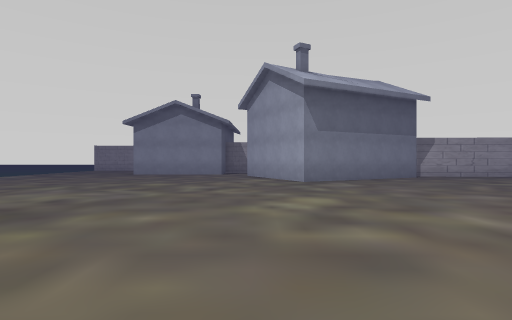
View 1 (above)

24 first-person views from a walk through a scene from a Unity 3-D project. The camera is 1.3 m above the floor, looks level and sees 80° across. The floor is counted in squares, 2 m on a side. Each view is taken from the middle of a square. On the plan, view 1 faces up. The plan holds only what a view shows up to about 10 squares ahead; the rest is blank. The place goes on beyond the plan. The player is left out. Some surface patterns are stand-ins.

View 2
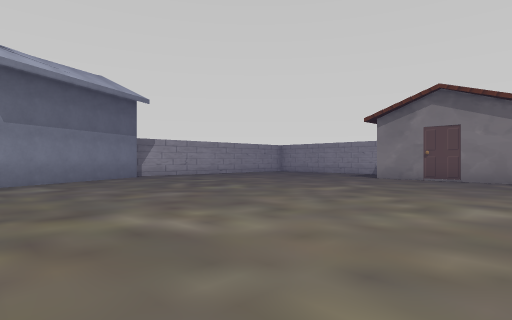

View 3
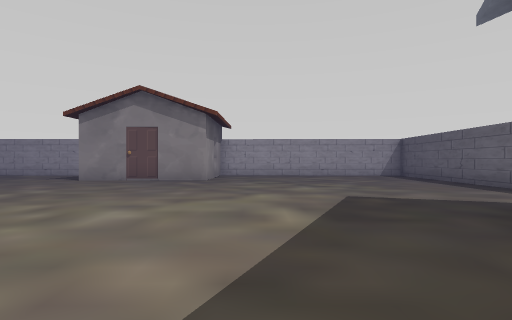

View 4
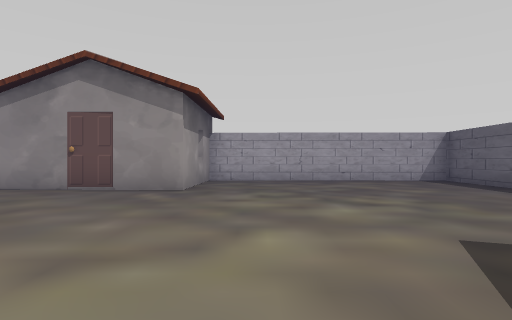

View 5
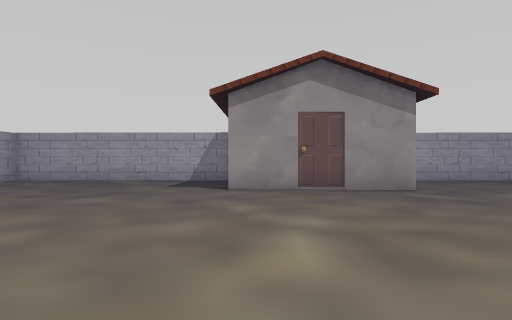

View 6
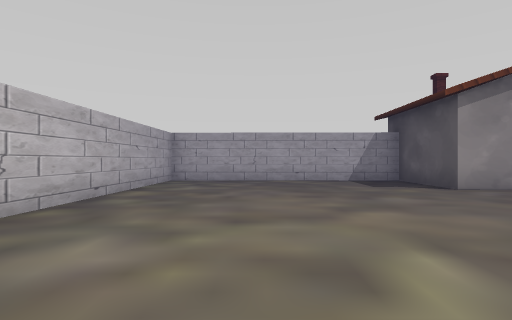

View 7
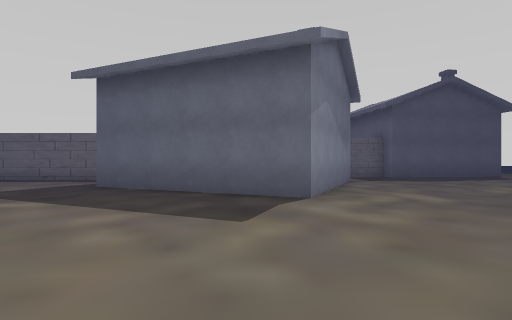

View 8
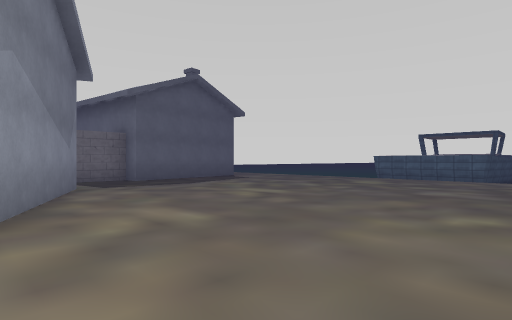

View 9
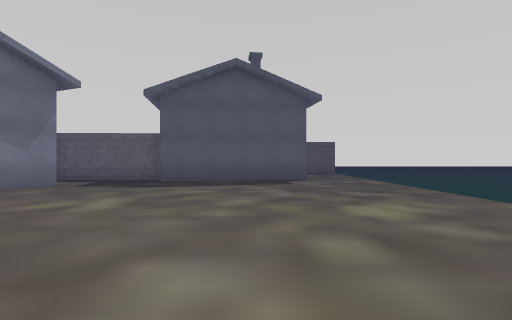

View 10
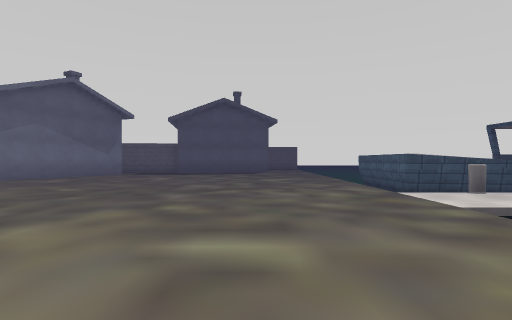

View 11
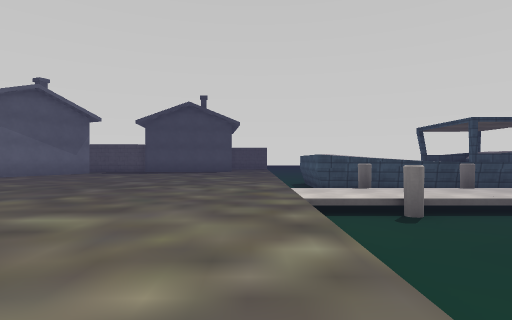

View 12
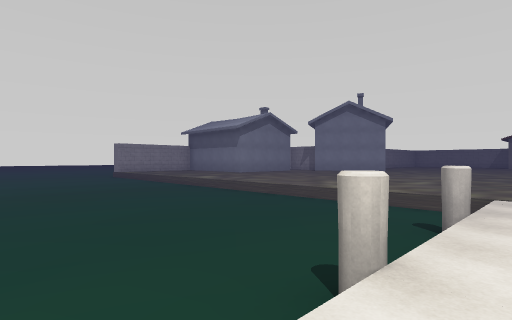

View 13
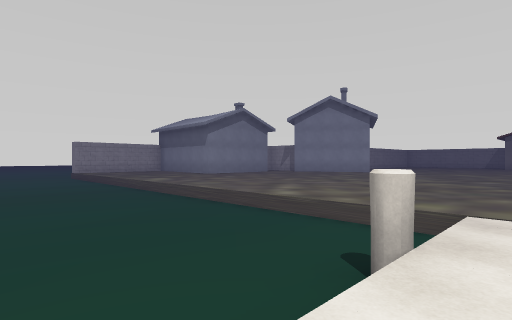

View 14
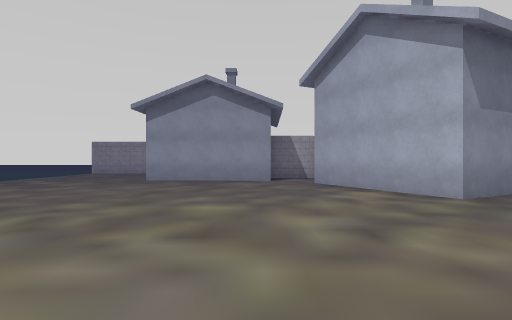

View 15
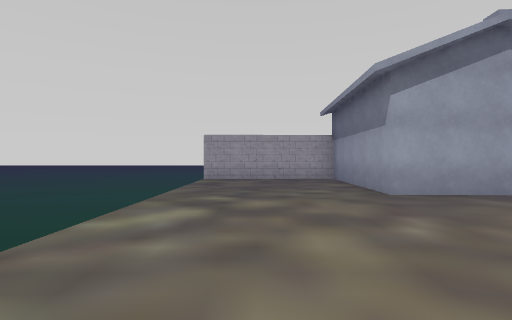

View 16
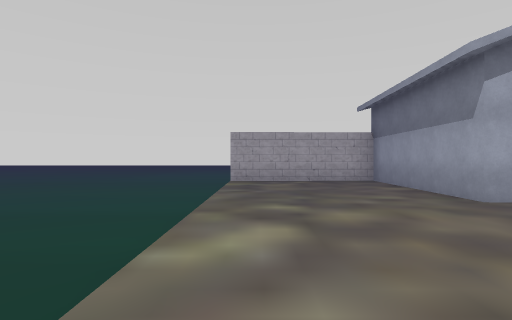

View 17
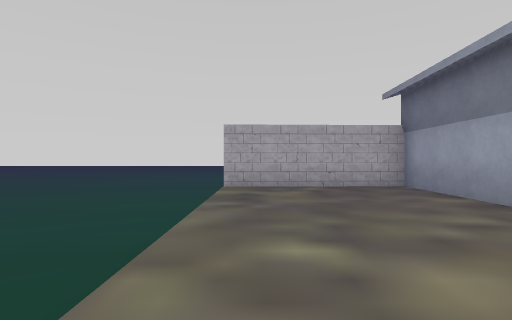

View 18
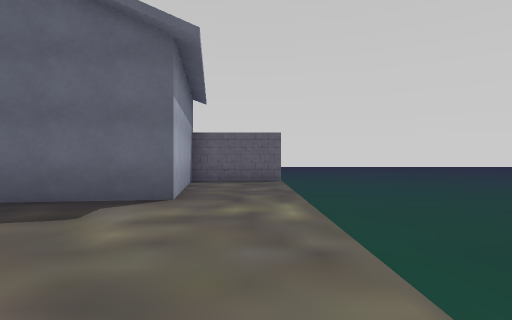

View 19
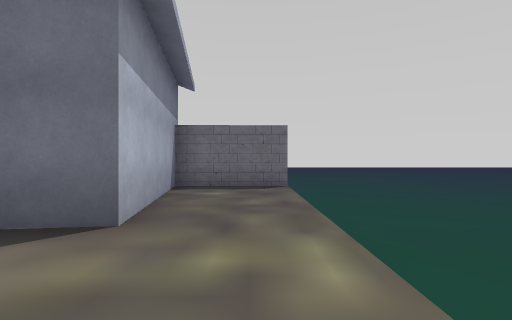

View 20
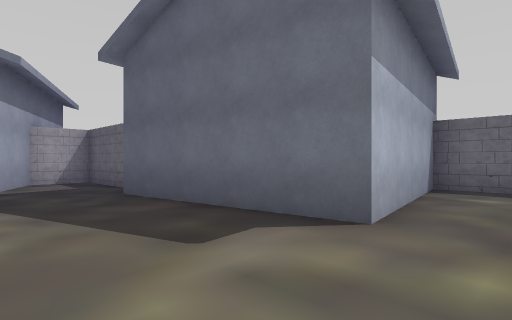

View 21
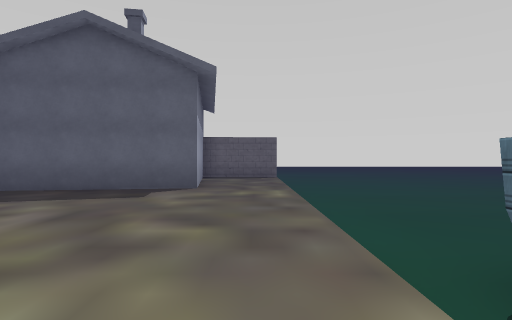

View 22
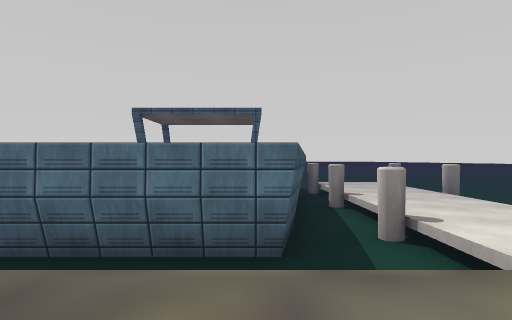

View 23
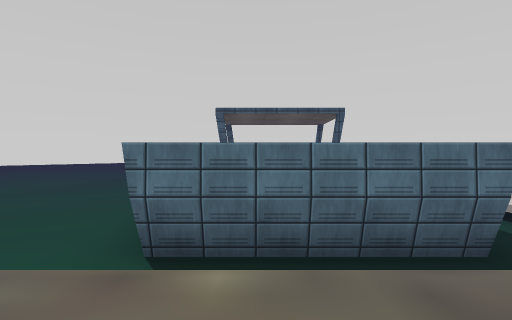

View 24
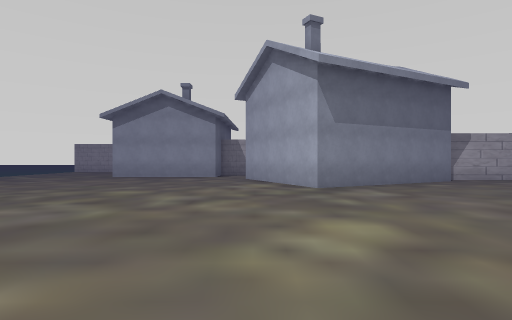

### Floor plan
Key: @ floor where view 1 was taken; # wall or solid block; . floor; ≈ liquid the walk keeps out of; ^ raised ledge; H house; O other object.
Columns run from 18 left of view 1 to 15 right of it. Each row starts with its distance up from view 1.
 19  ≈≈≈≈≈≈≈≈#####
 18  ≈≈≈≈≈≈≈≈....#
 17   ≈≈≈≈≈≈≈....#   H
 16    ≈≈≈≈≈≈....#   H
 15    ≈≈≈≈≈≈....#
 14    ≈≈≈≈≈≈....###H..
 13    ≈≈≈≈≈≈.........#
 12    ≈≈≈≈≈≈.........H    ###########
 11    ≈≈≈≈≈≈..........# ###.........#
 10    ≈≈≈≈≈≈..........###...........#
  9    ≈≈≈≈≈≈........................#
  8    ≈≈≈≈≈≈........................#
  7 ≈≈≈≈≈≈≈≈≈........................#
  6 ≈≈≈≈≈≈≈≈≈........................#
  5 ≈≈≈≈≈≈≈≈≈........................#
  4  ≈≈≈≈≈≈≈≈.....................HH H
  3  O ≈O≈O≈≈.....................H  H
  2   . ..........................H
  1  .≈.O..≈......................HHH#
  0  ^^^^^≈≈≈.........@..............#
 -1  ^^^  ^^≈........................#
 -2        ^≈........................#
 -3        ^≈..........###...........#
 -4       ^^≈.........H# ##H.........#
 -5     ^≈≈≈≈.........H     .........#
 -6   ≈≈≈≈≈≈≈.........##     ........#
 -7 ≈≈≈≈≈≈≈≈≈.........H#     #########
 -8 ≈≈≈≈≈≈≈≈≈..........#H
 -9 ≈≈≈≈≈≈≈≈≈..#########
-10 ≈≈≈≈≈≈≈≈≈..#
-11 ≈≈≈≈≈≈≈≈≈..#
-12  ≈≈≈≈≈≈≈≈..#
-13  ≈≈≈≈≈≈≈≈..#
-14  ≈≈≈≈≈≈≈≈##H

Where each view was taken, in squares from view 1:
view 1: 0 up, 0 right, facing up
view 2: 0 up, 1 right, facing up-right
view 3: 1 down, 2 right, facing right
view 4: 1 down, 5 right, facing right
view 5: 4 up, 5 right, facing right
view 6: 9 up, 5 right, facing right
view 7: 3 up, 2 right, facing down
view 8: 1 up, 1 right, facing down-left
view 9: 1 up, 6 left, facing down
view 10: 7 up, 7 left, facing down
view 11: 8 up, 9 left, facing down
view 12: 2 up, 16 left, facing up-right
view 13: 2 up, 14 left, facing up-right
view 14: 4 up, 2 left, facing up
view 15: 8 up, 8 left, facing up
view 16: 9 up, 9 left, facing up
view 17: 11 up, 9 left, facing up
view 18: 4 down, 9 left, facing down
view 19: 6 down, 9 left, facing down
view 20: 6 down, 9 left, facing down-right
view 21: 2 down, 9 left, facing down
view 22: 1 down, 8 left, facing left
view 23: 3 down, 8 left, facing left
view 24: 2 up, 0 right, facing up
